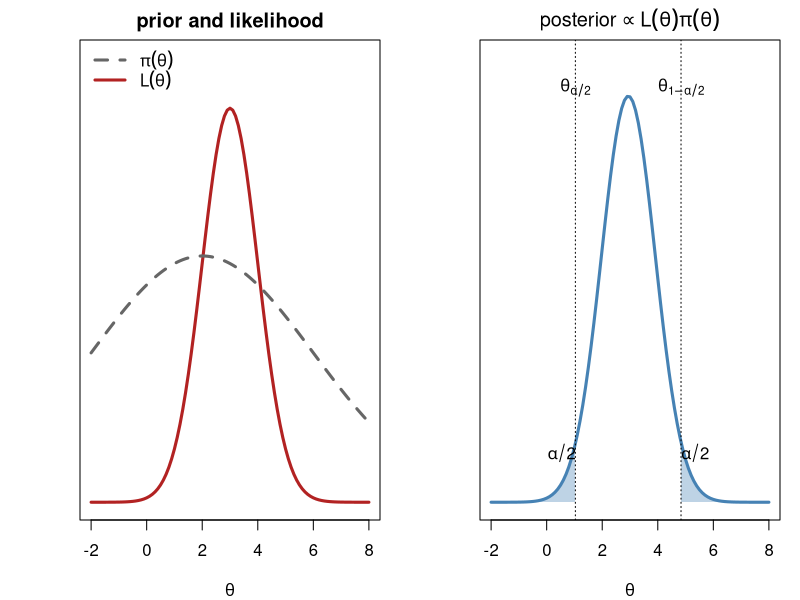
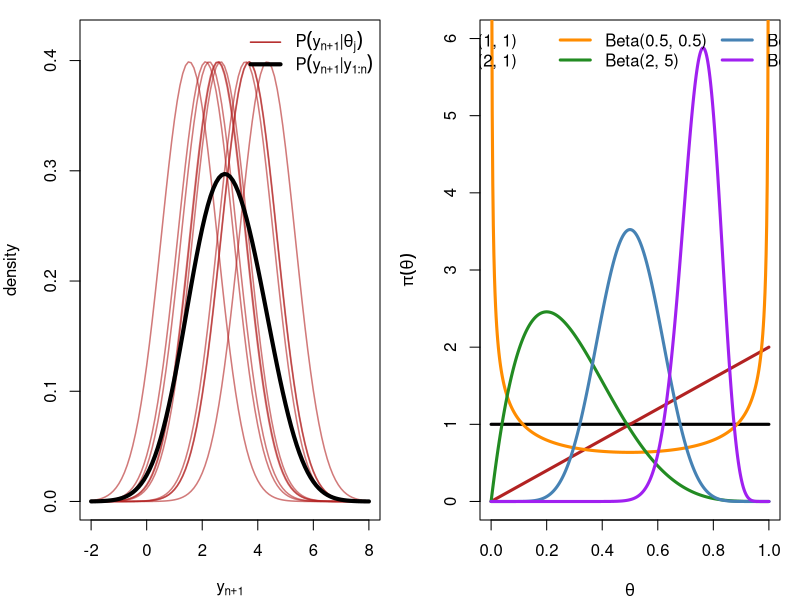
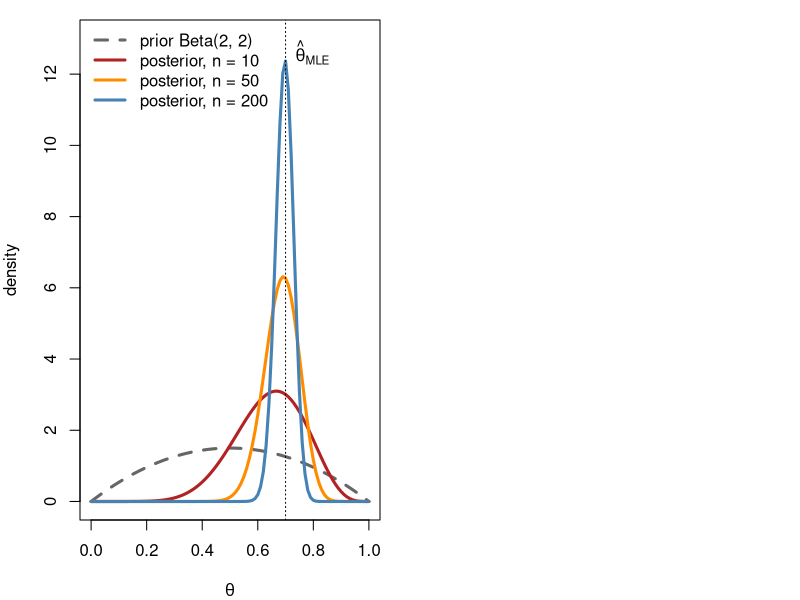

Write the R code that produced these figures, in order.
## ---- chunk 1
#| include: false
set.seed(812)
knitr::opts_chunk$set(echo = FALSE, fig.align = "center")
## ---- chunk 2
#| fig-width: 10
#| fig-height: 4.6
par(mfrow = c(1, 2), mar = c(4, 4, 2, 1))
L <- function(t) dnorm(t, 3, 1); pri <- function(t) dnorm(t, 2, 4) * 2.5
curve(L, -2, 8, lwd = 3, col = "firebrick", xlab = expression(theta), ylab = "", yaxt = "n",
      main = "prior and likelihood", ylim = c(0, 0.45))
curve(pri, add = TRUE, lwd = 3, col = "gray40", lty = 2)
legend("topleft", bty = "n", lwd = 3, lty = c(2, 1), col = c("gray40", "firebrick"),
       legend = c(expression(pi(theta)), expression(L(theta))))
post <- function(t) L(t) * pri(t); Z <- integrate(post, -10, 15)$value
pd <- function(t) post(t) / Z
curve(pd, -2, 8, lwd = 3, col = "steelblue", xlab = expression(theta), ylab = "", yaxt = "n",
      main = expression("posterior" %prop% L(theta) * pi(theta)), ylim = c(0, 0.45))
tt <- seq(-2, 8, length.out = 1000); cdf <- cumsum(pd(tt)) * diff(tt)[1]
q <- c(tt[which.min(abs(cdf - 0.025))], tt[which.min(abs(cdf - 0.975))])
for (side in 1:2) { xs <- if (side == 1) seq(-2, q[1], length.out = 100) else seq(q[2], 8, length.out = 100)
  polygon(c(xs, rev(xs)), c(pd(xs), rep(0, 100)), col = adjustcolor("steelblue", 0.35), border = NA) }
abline(v = q, lty = 3); text(q, 0.42, c(expression(theta[alpha/2]), expression(theta[1-alpha/2])))
text(q[1] - 0.5, 0.05, expression(alpha/2)); text(q[2] + 0.5, 0.05, expression(alpha/2))
## ---- chunk 3
#| fig-width: 9
#| fig-height: 4.6
par(mar = c(4, 4, 1, 1)); J <- 10; th <- rnorm(J, 3, 0.8)
curve(dnorm(x, th[1]), -2, 8, col = adjustcolor("firebrick", 0.6), lwd = 1.5, ylim = c(0, 0.42),
      xlab = expression(y[n+1]), ylab = "density")
for (j in 2:J) curve(dnorm(x, th[j]), add = TRUE, col = adjustcolor("firebrick", 0.6), lwd = 1.5)
curve(sapply(x, function(v) mean(dnorm(v, th))), add = TRUE, lwd = 4)
legend("topright", bty = "n", lwd = c(1.5, 4), col = c("firebrick", "black"),
       legend = c(expression(P(y[n+1]*"|"*theta[j])), expression(P(y[n+1]*"|"*y[1:n]))))
## ---- chunk 4
#| fig-width: 9
#| fig-height: 4.8
par(mar = c(4, 4, 1, 1))
pars <- list(c(1, 1), c(2, 1), c(0.5, 0.5), c(2, 5), c(10, 10), c(30, 10))
cols <- c("black", "firebrick", "darkorange", "forestgreen", "steelblue", "purple")
plot(NA, xlim = c(0, 1), ylim = c(0, 6), xlab = expression(theta), ylab = expression(pi(theta)))
for (k in seq_along(pars)) curve(dbeta(x, pars[[k]][1], pars[[k]][2]), add = TRUE, lwd = 3, col = cols[k], n = 501)
legend("top", bty = "n", lwd = 3, col = cols, ncol = 3,
       legend = sapply(pars, function(p) sprintf("Beta(%g, %g)", p[1], p[2])))
## ---- chunk 5
#| fig-width: 9
#| fig-height: 4.6
par(mar = c(4, 4, 1, 1)); a1 <- 2; a0 <- 2; ybar <- 0.7
ns <- c(10, 50, 200); cols <- c("firebrick", "darkorange", "steelblue")
plot(NA, xlim = c(0, 1), ylim = c(0, 13), xlab = expression(theta), ylab = "density")
curve(dbeta(x, a1, a0), add = TRUE, lwd = 3, lty = 2, col = "gray40")
for (k in seq_along(ns)) curve(dbeta(x, a1 + ns[k] * ybar, a0 + ns[k] * (1 - ybar)), add = TRUE, lwd = 3, col = cols[k])
abline(v = ybar, lty = 3)
legend("topleft", bty = "n", lwd = 3, lty = c(2, 1, 1, 1), col = c("gray40", cols),
       legend = c("prior Beta(2, 2)", paste0("posterior, n = ", ns)))
text(ybar, 12.5, expression(hat(theta)[MLE]), pos = 4)
